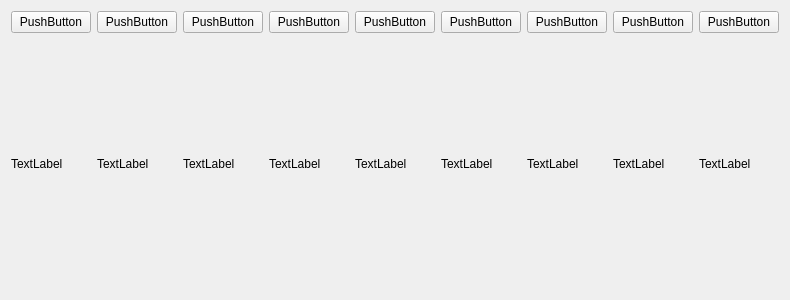
<?xml version="1.0" encoding="UTF-8"?>
<ui version="4.0">
 <class>ItemBoard</class>
 <widget class="QFrame" name="ItemBoard">
  <property name="geometry">
   <rect>
    <x>0</x>
    <y>0</y>
    <width>766</width>
    <height>300</height>
   </rect>
  </property>
  <property name="windowTitle">
   <string>Frame</string>
  </property>
  <layout class="QHBoxLayout" name="horizontalLayout_2">
   <item>
    <layout class="QHBoxLayout" name="horizontalLayout">
     <item>
      <layout class="QVBoxLayout" name="verticalLayout">
       <item>
        <widget class="BagButton" name="item0">
         <property name="text">
          <string>PushButton</string>
         </property>
        </widget>
       </item>
       <item>
        <widget class="QLabel" name="num0">
         <property name="text">
          <string>TextLabel</string>
         </property>
        </widget>
       </item>
      </layout>
     </item>
     <item>
      <layout class="QVBoxLayout" name="verticalLayout_2">
       <item>
        <widget class="BagButton" name="item1">
         <property name="text">
          <string>PushButton</string>
         </property>
        </widget>
       </item>
       <item>
        <widget class="QLabel" name="num1">
         <property name="text">
          <string>TextLabel</string>
         </property>
        </widget>
       </item>
      </layout>
     </item>
     <item>
      <layout class="QVBoxLayout" name="verticalLayout_3">
       <item>
        <widget class="BagButton" name="item2">
         <property name="text">
          <string>PushButton</string>
         </property>
        </widget>
       </item>
       <item>
        <widget class="QLabel" name="num2">
         <property name="text">
          <string>TextLabel</string>
         </property>
        </widget>
       </item>
      </layout>
     </item>
     <item>
      <layout class="QVBoxLayout" name="verticalLayout_4">
       <item>
        <widget class="BagButton" name="item3">
         <property name="text">
          <string>PushButton</string>
         </property>
        </widget>
       </item>
       <item>
        <widget class="QLabel" name="num3">
         <property name="text">
          <string>TextLabel</string>
         </property>
        </widget>
       </item>
      </layout>
     </item>
     <item>
      <layout class="QVBoxLayout" name="verticalLayout_5">
       <item>
        <widget class="BagButton" name="item4">
         <property name="text">
          <string>PushButton</string>
         </property>
        </widget>
       </item>
       <item>
        <widget class="QLabel" name="num4">
         <property name="text">
          <string>TextLabel</string>
         </property>
        </widget>
       </item>
      </layout>
     </item>
     <item>
      <layout class="QVBoxLayout" name="verticalLayout_6">
       <item>
        <widget class="BagButton" name="item5">
         <property name="text">
          <string>PushButton</string>
         </property>
        </widget>
       </item>
       <item>
        <widget class="QLabel" name="num5">
         <property name="text">
          <string>TextLabel</string>
         </property>
        </widget>
       </item>
      </layout>
     </item>
     <item>
      <layout class="QVBoxLayout" name="verticalLayout_7">
       <item>
        <widget class="BagButton" name="item6">
         <property name="text">
          <string>PushButton</string>
         </property>
        </widget>
       </item>
       <item>
        <widget class="QLabel" name="num6">
         <property name="text">
          <string>TextLabel</string>
         </property>
        </widget>
       </item>
      </layout>
     </item>
     <item>
      <layout class="QVBoxLayout" name="verticalLayout_8">
       <item>
        <widget class="BagButton" name="item7">
         <property name="text">
          <string>PushButton</string>
         </property>
        </widget>
       </item>
       <item>
        <widget class="QLabel" name="num7">
         <property name="text">
          <string>TextLabel</string>
         </property>
        </widget>
       </item>
      </layout>
     </item>
     <item>
      <layout class="QVBoxLayout" name="verticalLayout_9">
       <item>
        <widget class="BagButton" name="item8">
         <property name="text">
          <string>PushButton</string>
         </property>
        </widget>
       </item>
       <item>
        <widget class="QLabel" name="num8">
         <property name="text">
          <string>TextLabel</string>
         </property>
        </widget>
       </item>
      </layout>
     </item>
    </layout>
   </item>
  </layout>
 </widget>
 <customwidgets>
  <customwidget>
   <class>BagButton</class>
   <extends>QPushButton</extends>
   <header>bagbutton.h</header>
  </customwidget>
 </customwidgets>
 <resources/>
 <connections/>
</ui>
